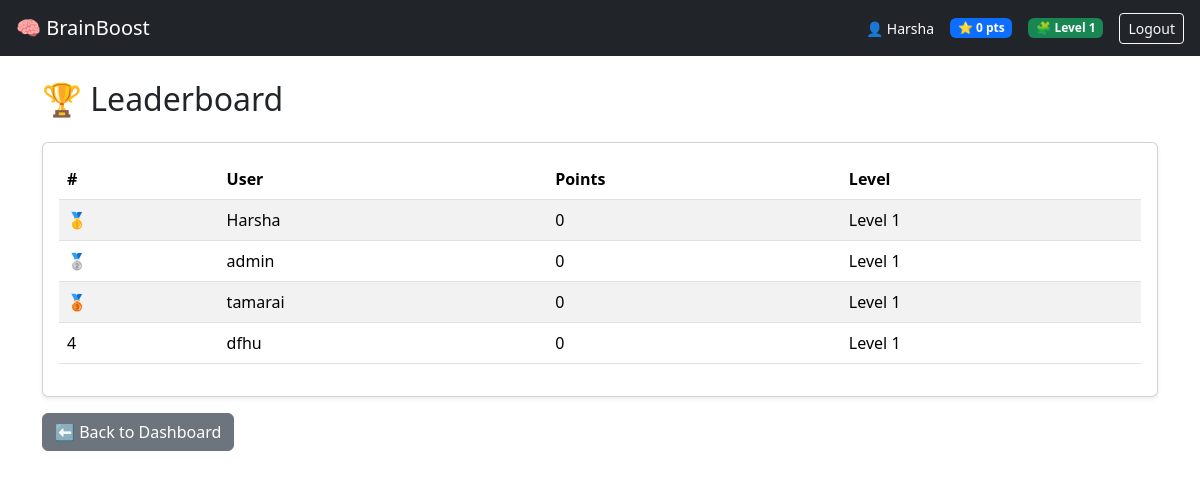
The page /leaderboard/ (signed in) on the database its author committed.
### users/models.py (models this page shows, shortened)
class User(AbstractUser):
    ROLE_CHOICES = (
        ('STUDENT', 'Student'),
        ('ADMIN', 'Admin'),
    )
    role = models.CharField(
        max_length=10,
        choices=ROLE_CHOICES,
        default='STUDENT'
    )
    email_verified = models.BooleanField(default=False)
    current_streak = models.PositiveIntegerField(default=0)
    longest_streak = models.PositiveIntegerField(default=0)
    last_active_date = models.DateField(null=True, blank=True)

### gamification/models.py (models this page shows, shortened)
class UserPoints(models.Model):
    user = models.OneToOneField(
        User,
        on_delete=models.CASCADE,
        related_name='points'
    )
    total_points = models.PositiveIntegerField(default=0)
    level = models.PositiveIntegerField(default=1)

### administration/views.py (the view)
# urls.py: path('leaderboard/', leaderboard, name='leaderboard'),
@login_required
def leaderboard(request):
    leaderboard_data = (
        UserPoints.objects
        .select_related('user')
        .order_by('-total_points', '-level')[:10]
    )
    return render(request, 'leaderboard.html', {
        'leaderboard': leaderboard_data
    })

### templates/leaderboard.html
{% extends 'base.html' %}
{% block content %}
<h2 class="mb-4">🏆 Leaderboard</h2>
<div class="card shadow-sm">
    <div class="card-body">
        {% if leaderboard %}
        <table class="table table-striped align-middle">
            <thead>
                <tr>
                    <th>#</th>
                    <th>User</th>
                    <th>Points</th>
                    <th>Level</th>
                </tr>
            </thead>
            <tbody>
            {% for entry in leaderboard %}
                <tr>
                    <td>
                        {% if forloop.counter == 1 %}🥇
                        {% elif forloop.counter == 2 %}🥈
                        {% elif forloop.counter == 3 %}🥉
                        {% else %}{{ forloop.counter }}
                        {% endif %}
                    </td>
                    <td>{{ entry.user.username }}</td>
                    <td>{{ entry.total_points }}</td>
                    <td>Level {{ entry.level }}</td>
                </tr>
            {% endfor %}
            </tbody>
        </table>
        {% else %}
            <p class="text-muted text-center mb-0">
                No leaderboard data available yet.
            </p>
        {% endif %}
    </div>
</div>
<a href="{% url 'dashboard' %}" class="btn btn-secondary mt-3">
    ⬅ Back to Dashboard
</a>
{% endblock %}

### templates/base.html (shortened to what this page needs)
<!DOCTYPE html>
<html>
<head>
    <link href="https://cdn.jsdelivr.net/npm/bootstrap@5.3.2/dist/css/bootstrap.min.css" rel="stylesheet">
</head>
<body>
<nav class="navbar navbar-dark bg-dark px-3">
    <a class="navbar-brand" href="/">🧠 BrainBoost</a>
    {% if user.is_authenticated %}
        <div class="d-flex align-items-center ms-auto gap-3">
            <span class="text-white small">
                👤 {{ user.username }}
            </span>
            {% if user.points %}
                <span class="badge bg-primary">
                    ⭐ {{ user.points.total_points }} pts
                </span>
                <span class="badge bg-success">
                    🧩 Level {{ user.points.level }}
                </span>
            {% endif %}
            <form id="logoutForm" method="post" action="{% url 'logout' %}">
                <button type="submit" class="btn btn-sm btn-outline-light">
                    Logout
                </button>
            </form>
        </div>
    {% endif %}
</nav>
<div class="container mt-4">
    {% block content %}{% endblock %}
</div>
</body>
</html>

### rows shown on the page
User: username "Harsha", points.total_points "0", points.level "1"
UserPoints: user.username "Harsha", total_points "0", level "1"
UserPoints: user.username "admin", total_points "0", level "1"
UserPoints: user.username "tamarai", total_points "0", level "1"
UserPoints: user.username "dfhu", total_points "0", level "1"
